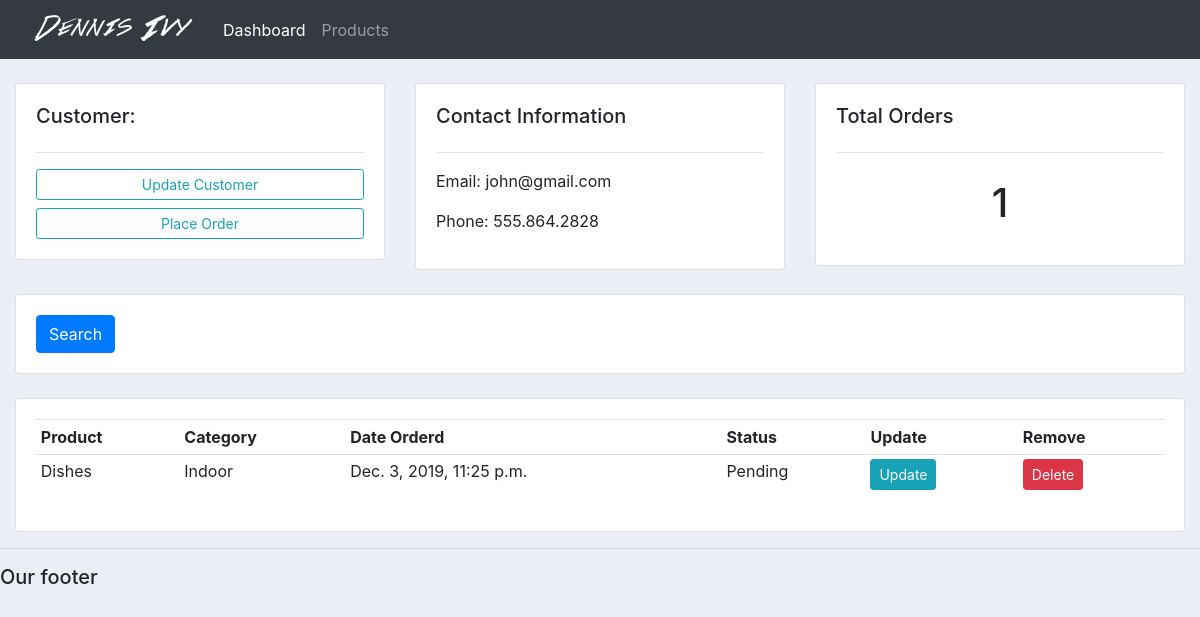
/customer/4/, run on an earlier commit of the app's database.
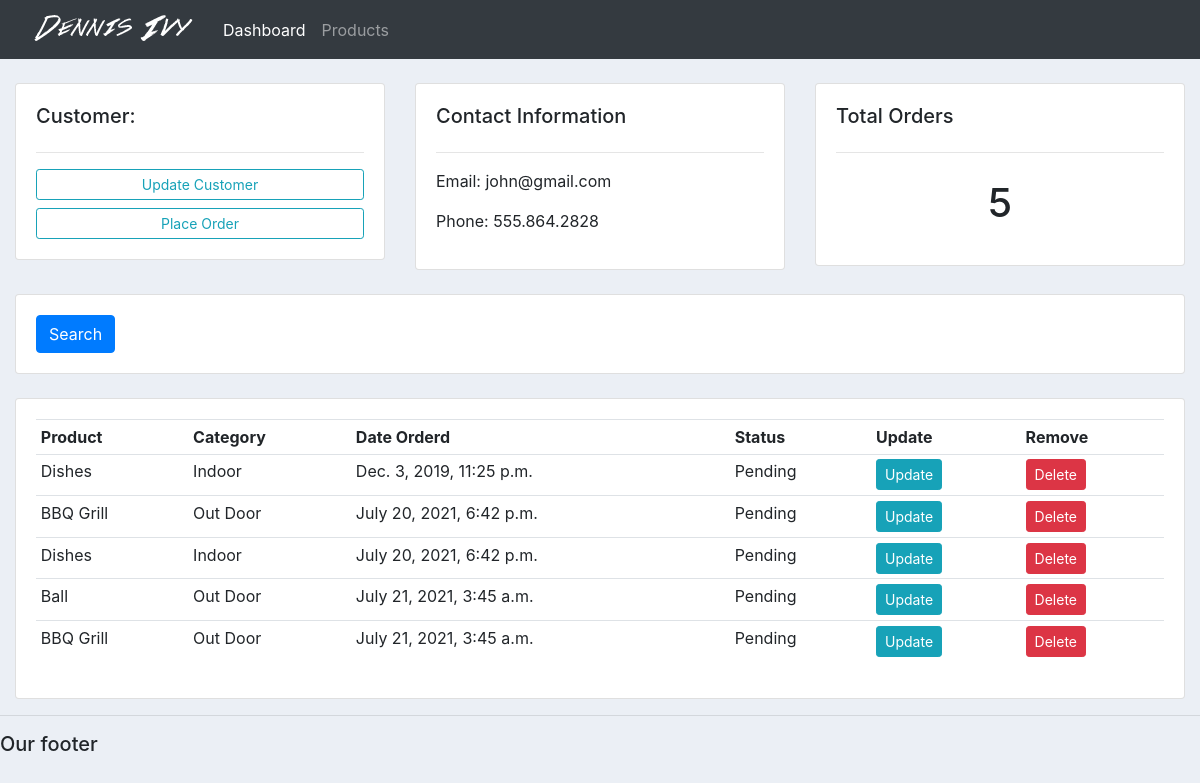
And on a later commit of the database.
### accounts/models.py (models this page shows, shortened)
class Order(models.Model):
	STATUS = (
			('Pending', 'Pending'),
			('Out for delivery', 'Out for delivery'),
			('Delivered', 'Delivered'),
			)
	customer = models.ForeignKey(Customer, null=True, on_delete= models.SET_NULL)
	product = models.ForeignKey(Product, null=True, on_delete= models.SET_NULL)
	date_created = models.DateTimeField(auto_now_add=True, null=True)
	status = models.CharField(max_length=200, null=True, choices=STATUS)

class Product(models.Model):
	CATEGORY = (
			('Indoor', 'Indoor'),
			('Out Door', 'Out Door'),
			)
	name = models.CharField(max_length=200, null=True)
	price = models.FloatField(null=True)
	category = models.CharField(max_length=200, null=True, choices=CATEGORY)
	description = models.CharField(max_length=200, null=True, blank=True)
	date_created = models.DateTimeField(auto_now_add=True, null=True)
	tags = models.ManyToManyField(Tag)
	def __str__(self):
		return self.name

### accounts/views.py (the view)
# urls.py: path('customer/<str:pk_test>/', views.customer, name="customer"),
def customer(request, pk_test):
	customer = Customer.objects.get(id=pk_test)
	orders = customer.order_set.all()
	order_count = orders.count()
	context = {'customer':customer, 'orders':orders, 'order_count':order_count}
	return render(request, 'accounts/customer.html',context)

### accounts/templates/accounts/customer.html
{%  extends 'accounts/main.html' %}
{% block content %}
	<br>
<div class="row">
	<div class="col-md">
		<div class="card card-body">
			<h5>Customer:</h5>
			<hr>
			<a class="btn btn-outline-info  btn-sm btn-block" href="">Update Customer</a>
			<a class="btn btn-outline-info  btn-sm btn-block" href="{% url 'create_order' customer.id %}">Place Order</a>
		</div>
	</div>
	<div class="col-md">
		<div class="card card-body">
			<h5>Contact Information</h5>
			<hr>
			<p>Email: {{customer.email}}</p>
			<p>Phone: {{customer.phone}}</p>
		</div>
	</div>
	<div class="col-md">
		<div class="card card-body">
			<h5>Total Orders</h5>
			<hr>
			<h1 style="text-align: center;padding: 10px">{{order_count}}</h1>
		</div>
	</div>
</div>
<br>
<div class="row">
	<div class="col">
		<div class="card card-body">
			<form method="get">
		    <button class="btn btn-primary" type="submit">Search</button>
		  </form>
		</div>
	</div>
</div>
<br>
<div class="row">
	<div class="col-md">
		<div class="card card-body">
			<table class="table table-sm">
				<tr>
					<th>Product</th>
					<th>Category</th>
					<th>Date Orderd</th>
					<th>Status</th>
					<th>Update</th>
					<th>Remove</th>
				</tr>
				{% for order in orders %}
				<tr>
					<td>{{order.product}}</td>
					<td>{{order.product.category}}</td>
					<td>{{order.date_created}}</td>
					<td>{{order.status}}</td>
					<td><a class="btn btn-sm btn-info" href="{%  url 'update_order' order.id %}">Update</a></td>
					<td><a class="btn btn-sm btn-danger" href="{%  url 'delete_order' order.id %}">Delete</a></td>
				</tr>
				{% endfor %}
			</table>
		</div>
	</div>
</div>
{% endblock %}

What changed in the data, as far as the page shows it:
added Order: product "BBQ Grill", product.category "Out Door", date_created "July 20, 2021, 6:42 p.m.", status "Pending"
added Order: product "Dishes", product.category "Indoor", date_created "July 20, 2021, 6:42 p.m.", status "Pending"
added Order: product "Ball", product.category "Out Door", date_created "July 21, 2021, 3:45 a.m.", status "Pending"
added Order: product "BBQ Grill", product.category "Out Door", date_created "July 21, 2021, 3:45 a.m.", status "Pending"
Also different on the page:
{{ order_count }}: "1" → "5"
